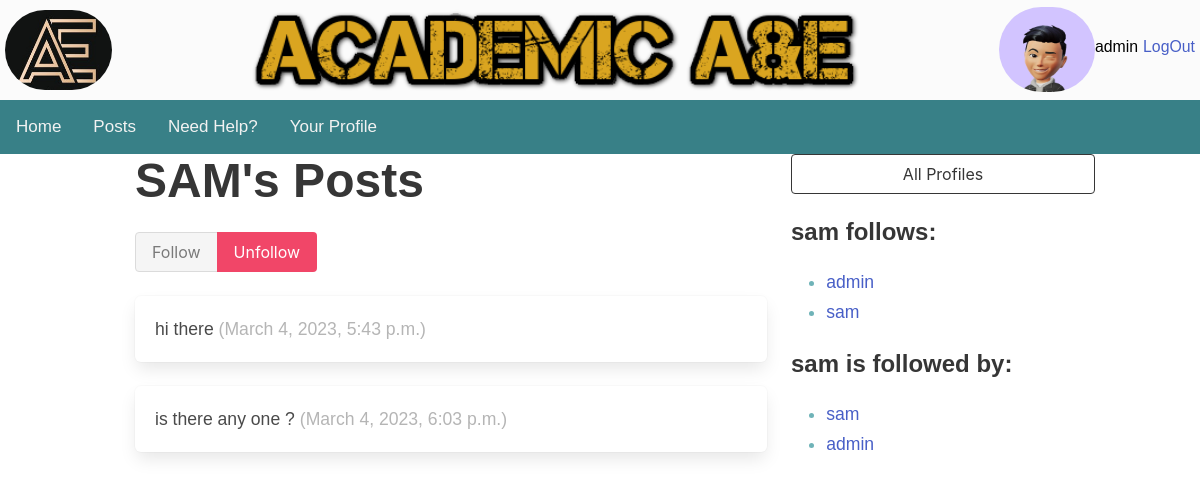
Screenshot of /posts/profile/25 (signed in) with the database file from the repository.
### user_profiles/models.py (models this page shows, shortened)
class Profile2(models.Model):
    user = models.OneToOneField(User, on_delete=models.CASCADE)
    avatar = models.ImageField(default='default.jpg', upload_to='profile_images')
    firstname = models.CharField(max_length=100)
    lastname = models.CharField(max_length=100)
    year_group = models.CharField(max_length=10, choices=YEAR_CHOICES)
    subject1 = models.ForeignKey(Subjects, blank=True, null=True, on_delete=models.CASCADE,related_name='subject1')
    subject2 = models.ForeignKey(Subjects, blank=True, null=True, on_delete=models.CASCADE,related_name='subject2')
    subject3 = models.ForeignKey(Subjects, blank=True, null=True, on_delete=models.CASCADE,related_name='subject3')
    subject4 = models.ForeignKey(Subjects, blank=True, null=True, on_delete=models.CASCADE,related_name='subject4')

### posts/models.py (models this page shows, shortened)
class Posts_Profile(models.Model):
    user = models.OneToOneField(User, on_delete=models.CASCADE)
    follows = models.ManyToManyField(
        "self",
        related_name="followed_by",
        symmetrical=False,
        blank=True
    )
    def __str__(self):
        return self.user.username

class Text_Post(models.Model):
    user = models.ForeignKey(
        User, related_name="posts", on_delete=models.DO_NOTHING
    )
    body = models.CharField(max_length=150)
    created_at = models.DateTimeField(auto_now_add=True)
    updated_at= models.DateTimeField(auto_now_add=True)

### posts/views.py (the view, shortened to what this page needs)
# urls.py: path("profile/<int:pk>", profile, name="profile"),
def profile(request, pk):
    profile = Posts_Profile.objects.get(pk=pk)
    return render(request, "posts/profile.html", {"profile": profile})

### posts/templates/posts/profile.html (shortened to what this page needs)
{% extends "base.html" %}
{% block content %}
<div class="container">
    <div class="columns">
<div class="column">
    <div class="block">
    <h1 class="title is-1">
        {{profile.user.username|upper}}'s Posts
    </h1>
    <form method="post">
        <div class="buttons has-addons">
        {% if profile in user.posts_profile.follows.all %}
            <button class="button is-success is-static">Follow</button>
            <button class="button is-danger" name="follow" value="unfollow">
                Unfollow
            </button>
        {% else %}
            <button class="button is-success" name="follow" value="follow">
                Follow
            </button>
            <button class="button is-danger is-static">Unfollow</button>
        {% endif %}
        </div>
    </form>
    </div>
    <div class="content">
        {% for post in profile.user.posts.all %}
            <div class="box">
                {{ post.body }}
                <span class="is-small has-text-grey-light">
                    ({{ post.created_at }})
                </span>
            </div>
        {% endfor %}
    </div>
</div>
<div class="column is-one-third">
    <div class="block">
        <a href="{% url 'posts:profile_list' %}">
            <button class="button is-dark is-outlined is-fullwidth">
                All Profiles
            </button>
        </a>
    </div>
    <div class="block">
        <h3 class="title is-4">
            {{profile.user.username}} follows:
        </h3>
        <div class="content">
            <ul>
            {% for following in profile.follows.all %}
                <li>
                    <a href="{% url 'posts:profile' following.id %}">
                        {{ following }}
                    </a>
                </li>
            {% endfor %}
            </ul>
        </div>
    </div>
    <div class="block">
        <h3 class="title is-4">
            {{profile.user.username}} is followed by:
        </h3>
        <div class="content">
            <ul>
            {% for follower in profile.followed_by.all %}
                <li>
                    <a href="{% url 'posts:profile' follower.id %}">
                        {{ follower }}
                    </a>
                </li>
            {% endfor %}
            </ul>
        </div>
    </div>
</div>
    </div>
</div>
{% endblock content %}

### nea_site/templates/base.html (shortened to what this page needs)
{% load static %}
<!DOCTYPE html>
<html>
<head>
<link href ="{% static 'main.css' %}" rel ="stylesheet" type = "text/css">
<link rel="stylesheet" type="text/css" href="{% static 'cal/css/styles.css' %}">
<link rel="stylesheet" type="text/css" href="https://cdn.datatables.net/1.13.1/css/jquery.dataTables.min.css">
<link rel="stylesheet" href="https://cdnjs.cloudflare.com/ajax/libs/Chart.js/2.8.0/Chart.min.css" />
<link rel="stylesheet" href="https://cdn.jsdelivr.net/npm/bulma@0.9.3/css/bulma.min.css">
</head>
<body>
<div class ="wrapper">
    <div class="header">
        <div class="header-logo"><img class="header-logo-image" src="{% static 'logo.jpg' %}" alt=""/></div>
        <div class="header-top-banner"><img class="top-banner-image" src="{% static 'top_banner.png' %}" width="700" height="150" title="I'm the top banner" alt=""/></div>
        <div class="user-login-status">
            {% if user.is_authenticated %}
            <img class="user-profile-image" src="{{ user.profile2.avatar.url }} "/>
            <div class="user-name">  <h1>{{ user.username }} </h1></div>
            <div class="user-logout-url"><a href="{% url 'logout' %}?next=/">LogOut</a></div>
            {% endif %}
        </div>
    </div>
    <div id="topnavbar">
        <a class="nav-link" href="{% url 'homepage' %}">Home</a>
        <a class="nav-link" href="{% url 'posts:mainscreen' %} ">Posts</a>
        <a class="nav-link" href="/need_help">Need Help?</a>
        <a class="nav-link" href="/user_profiles/profile/">Your Profile</a>
    </div>
    <div id="main">
        {% block content %}
        {% endblock content %}
    </div>
</div>
</body>
</html>

### nea_site/static/main.css (style rules this page uses)
.wrapper { background-color: currentColor; font-family: 'Avenir', Helvetica, sans-serif; font-size: 1.1em; text-align: justify; color: #fbfbfb; margin-top: 0px; margin-left: auto; margin-right: auto; width: auto; }
.header { display:flex }
.header-logo { display:flex; height: 100px; vertical-align: top; margin-left: 5px; }
.header-logo-image { width: 120px; height: 80px; border-radius: 130px; margin-top: 10px; }
.user-profile-image { width: 120px; height: 85px; border-radius: 150px; vertical-align: top; margin-top: 7px; }
.header-top-banner { display: flex; width: auto; height: 100px; vertical-align: top; align-content: center; margin-right: 130px; margin-left: 130px; }
.top-banner-image { height: 100px; }
.user-login-status { color: #353942; display: flex; width: auto; }
.user-name { display: flex; text-align: center; font-size: 0.9em; margin-top: 5px; margin-right: 5px; padding-top: 30px; padding-bottom: 10px; clear: both; color: black; }
.user-logout-url { display: flex; text-align: center; font-size: 0.9em; margin-top: 5px; margin-right: 5px; padding-top: 30px; padding-bottom: 10px; clear: both; color: black; }
#topnavbar { background-color: #388087; overflow: hidden; }
#topnavbar a { float: left; color: #f2f2f2; text-align: center; padding: 14px 16px; text-decoration: none; font-size: 17px; }
#main { width: 100%; float: left; margin-left: 20px; margin-right: 10px; padding-right: 10px; color: #6FB3B8; }

### nea_site/static/cal/css/styles.css (style rules this page uses)
ul { height: 100%; padding: 0px 5px 0px 20px; }

### rows the page displays
Posts_Profile: user.username "SAM", user.username "sam"
Text_Post: body "hi there", created_at "March 4, 2023, 5:43 p.m."
Text_Post: body "is there any one ?", created_at "March 4, 2023, 6:03 p.m."
Posts_Profile: user.username "admin"

### other values shown
{{ user.username }} "admin"
